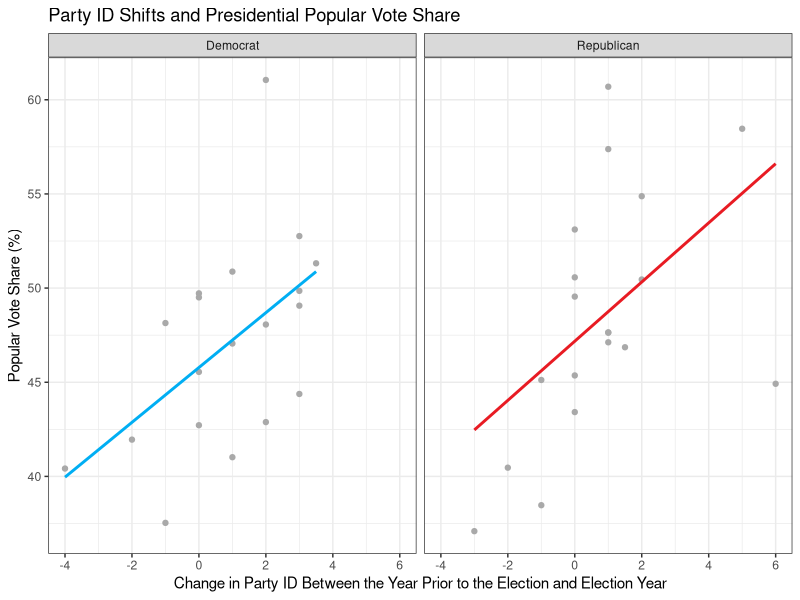

Source code (R):
## ---- chunk 1
library(tidyverse)
## ---- chunk 2
nat_pop <- read_csv("data/popvote_1948_2020.csv")
nat_party <- read_csv("data/national_party_id.csv") |>
  mutate(swing1 = percent - year_prior,
         swing1_2p = two_party_percent - year_prior_2p) |>
  arrange(year) |>
  group_by(party) |>
  mutate(prior_election = lag(percent, 1),
         prior_election_2p = lag(two_party_percent, 1),
         swing4 = percent - prior_election, 
         swing4_2p = two_party_percent - prior_election_2p)
nat_data <- 
  nat_pop |>
  left_join(nat_party, by = c("year", "party"))
         
## ---- chunk 3
nat_data |>
  mutate(Party = ifelse(party == "democrat", "Democrat", "Republican")) |>
  ggplot(aes(x = swing1, y = pv, color = Party)) +
  geom_point(color = "darkgray") + 
  geom_smooth(method = "lm", se=FALSE) + 
  scale_color_manual(values = c("#00AEF3", "#E81B23")) + 
  facet_wrap(~ Party) + 
  labs(x = "Change in Party ID Between the Year Prior to the Election and Election Year",
       y = "Popular Vote Share (%)",
       title = "Party ID Shifts and Presidential Popular Vote Share") + 
  theme_bw() + 
  theme(legend.position = "none")

## ---- chunk 4
# Ask about different methods of estimating Party-ID for each state
# we can use the voter files for 2024
# you can try to look for a historical data set for party
# to weight party ID you can train a model only on party ID and then use ensembling
# super learning would helo make weights that empirically are better worse
## ---- chunk 5
# Ask about a proper format
## ---- chunk 6
# Ask about value imputation and what assumptions follow when we impute values
# state's historical deviation from national popular vote or from total outcome
# could create a separate model for states without polling

## ---- chunk 7
# Does it make sense to actually run each state's regression model separately or does that reduce the statistical power of results too much? 
# When I use random forest, does that actually make a model that I could then hypothetically use to bootstrap a bunch of election simulations
# A lot of my theory revolves around weighting partisan ID really high, how exactly can I incorporate that into the model?
# Is there anyway to make it so that when it predicts Dems and Reps it won't be more than 100 or should I re-weight based on percentage (ex. Harris at 52 and Trump at 50, then Harris % of pop vote is 52/102)

# People usually do simulationd for values of the polls
# the bootstrap in gov51 is different than what we do here

